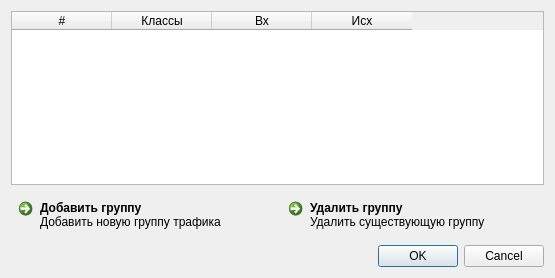
<ui version="4.0" >
 <class>Dialog</class>
 <widget class="QDialog" name="Dialog" >
  <property name="geometry" >
   <rect>
    <x>0</x>
    <y>0</y>
    <width>555</width>
    <height>278</height>
   </rect>
  </property>
  <property name="windowTitle" >
   <string>Выберите группу трафика</string>
  </property>
  <layout class="QGridLayout" name="gridLayout" >
   <item row="0" column="0" >
    <widget class="QTableWidget" name="tableWidget" >
     <column>
      <property name="text" >
       <string>#</string>
      </property>
     </column>
     <column>
      <property name="text" >
       <string>Классы</string>
      </property>
     </column>
     <column>
      <property name="text" >
       <string>Вх</string>
      </property>
     </column>
     <column>
      <property name="text" >
       <string>Исх</string>
      </property>
     </column>
    </widget>
   </item>
   <item row="1" column="0" >
    <layout class="QHBoxLayout" name="horizontalLayout" >
     <item>
      <widget class="QCommandLinkButton" name="commandLinkButton" >
       <property name="text" >
        <string>Добавить группу</string>
       </property>
       <property name="checkable" >
        <bool>false</bool>
       </property>
       <property name="description" >
        <string>Добавить новую группу трафика</string>
       </property>
      </widget>
     </item>
     <item>
      <widget class="QCommandLinkButton" name="commandLinkButton_2" >
       <property name="text" >
        <string>Удалить группу</string>
       </property>
       <property name="description" >
        <string>Удалить существующую группу</string>
       </property>
      </widget>
     </item>
    </layout>
   </item>
   <item row="2" column="0" >
    <widget class="QDialogButtonBox" name="buttonBox" >
     <property name="orientation" >
      <enum>Qt::Horizontal</enum>
     </property>
     <property name="standardButtons" >
      <set>QDialogButtonBox::Cancel|QDialogButtonBox::Ok</set>
     </property>
    </widget>
   </item>
  </layout>
 </widget>
 <resources/>
 <connections>
  <connection>
   <sender>buttonBox</sender>
   <signal>accepted()</signal>
   <receiver>Dialog</receiver>
   <slot>accept()</slot>
   <hints>
    <hint type="sourcelabel" >
     <x>248</x>
     <y>254</y>
    </hint>
    <hint type="destinationlabel" >
     <x>157</x>
     <y>274</y>
    </hint>
   </hints>
  </connection>
  <connection>
   <sender>buttonBox</sender>
   <signal>rejected()</signal>
   <receiver>Dialog</receiver>
   <slot>reject()</slot>
   <hints>
    <hint type="sourcelabel" >
     <x>316</x>
     <y>260</y>
    </hint>
    <hint type="destinationlabel" >
     <x>286</x>
     <y>274</y>
    </hint>
   </hints>
  </connection>
 </connections>
</ui>
